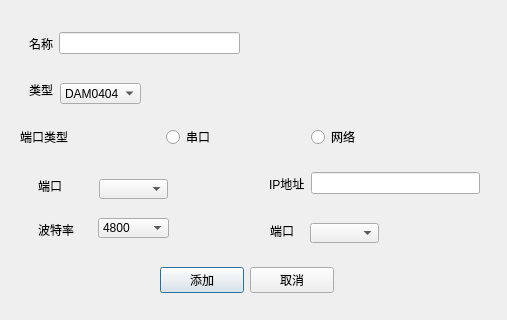
<?xml version="1.0" encoding="UTF-8"?>
<ui version="4.0">
 <class>add_page</class>
 <widget class="QDialog" name="add_page">
  <property name="geometry">
   <rect>
    <x>0</x>
    <y>0</y>
    <width>507</width>
    <height>320</height>
   </rect>
  </property>
  <property name="windowTitle">
   <string>Dialog</string>
  </property>
  <widget class="QWidget" name="widget" native="true">
   <property name="geometry">
    <rect>
     <x>20</x>
     <y>120</y>
     <width>431</width>
     <height>34</height>
    </rect>
   </property>
   <layout class="QHBoxLayout" name="horizontalLayout">
    <item>
     <widget class="QLabel" name="label_7">
      <property name="text">
       <string>端口类型</string>
      </property>
     </widget>
    </item>
    <item>
     <widget class="QRadioButton" name="radioButton">
      <property name="text">
       <string>串口</string>
      </property>
     </widget>
    </item>
    <item>
     <widget class="QRadioButton" name="radioButton_2">
      <property name="text">
       <string>网络</string>
      </property>
     </widget>
    </item>
   </layout>
  </widget>
  <widget class="QWidget" name="widget_4" native="true">
   <property name="geometry">
    <rect>
     <x>20</x>
     <y>20</y>
     <width>229</width>
     <height>100</height>
    </rect>
   </property>
   <layout class="QVBoxLayout" name="verticalLayout">
    <item>
     <widget class="QWidget" name="widget_2" native="true">
      <layout class="QHBoxLayout" name="horizontalLayout_2">
       <item>
        <widget class="QLabel" name="label">
         <property name="text">
          <string>名称</string>
         </property>
        </widget>
       </item>
       <item>
        <widget class="QLineEdit" name="lineEdit"/>
       </item>
      </layout>
     </widget>
    </item>
    <item>
     <widget class="QWidget" name="widget_3" native="true">
      <widget class="QLabel" name="label_2">
       <property name="geometry">
        <rect>
         <x>9</x>
         <y>9</y>
         <width>24</width>
         <height>16</height>
        </rect>
       </property>
       <property name="text">
        <string>类型</string>
       </property>
      </widget>
      <widget class="QComboBox" name="comboBox">
       <property name="geometry">
        <rect>
         <x>40</x>
         <y>10</y>
         <width>81</width>
         <height>21</height>
        </rect>
       </property>
       <item>
        <property name="text">
         <string>DAM0404</string>
        </property>
       </item>
       <item>
        <property name="text">
         <string>BLD-300R</string>
        </property>
       </item>
       <item>
        <property name="text">
         <string>TAS-IO-214</string>
        </property>
       </item>
      </widget>
     </widget>
    </item>
   </layout>
  </widget>
  <widget class="QWidget" name="widget_5" native="true">
   <property name="geometry">
    <rect>
     <x>20</x>
     <y>160</y>
     <width>229</width>
     <height>100</height>
    </rect>
   </property>
   <widget class="QWidget" name="widget_6" native="true">
    <property name="geometry">
     <rect>
      <x>9</x>
      <y>9</y>
      <width>211</width>
      <height>38</height>
     </rect>
    </property>
    <widget class="QComboBox" name="serial_name">
     <property name="geometry">
      <rect>
       <x>70</x>
       <y>10</y>
       <width>69</width>
       <height>20</height>
      </rect>
     </property>
    </widget>
    <widget class="QLabel" name="label_3">
     <property name="geometry">
      <rect>
       <x>9</x>
       <y>9</y>
       <width>36</width>
       <height>16</height>
      </rect>
     </property>
     <property name="text">
      <string>端口  </string>
     </property>
    </widget>
   </widget>
   <widget class="QWidget" name="widget_7" native="true">
    <property name="geometry">
     <rect>
      <x>9</x>
      <y>53</y>
      <width>191</width>
      <height>31</height>
     </rect>
    </property>
    <widget class="QLabel" name="label_4">
     <property name="geometry">
      <rect>
       <x>9</x>
       <y>9</y>
       <width>36</width>
       <height>16</height>
      </rect>
     </property>
     <property name="text">
      <string>波特率</string>
     </property>
    </widget>
    <widget class="QComboBox" name="comboBox_3">
     <property name="geometry">
      <rect>
       <x>69</x>
       <y>5</y>
       <width>71</width>
       <height>20</height>
      </rect>
     </property>
     <item>
      <property name="text">
       <string>4800</string>
      </property>
     </item>
     <item>
      <property name="text">
       <string>9600</string>
      </property>
     </item>
     <item>
      <property name="text">
       <string>115200</string>
      </property>
     </item>
    </widget>
   </widget>
  </widget>
  <widget class="QWidget" name="widget_8" native="true">
   <property name="geometry">
    <rect>
     <x>160</x>
     <y>260</y>
     <width>174</width>
     <height>41</height>
    </rect>
   </property>
   <layout class="QHBoxLayout" name="horizontalLayout_6">
    <item>
     <widget class="QPushButton" name="add_bt">
      <property name="text">
       <string>添加</string>
      </property>
     </widget>
    </item>
    <item>
     <widget class="QPushButton" name="cancel_bt">
      <property name="text">
       <string>取消</string>
      </property>
     </widget>
    </item>
   </layout>
  </widget>
  <widget class="QWidget" name="widget_9" native="true">
   <property name="geometry">
    <rect>
     <x>260</x>
     <y>160</y>
     <width>229</width>
     <height>100</height>
    </rect>
   </property>
   <layout class="QVBoxLayout" name="verticalLayout_3">
    <item>
     <widget class="QWidget" name="widget_10" native="true">
      <layout class="QHBoxLayout" name="horizontalLayout_13">
       <item>
        <widget class="QLabel" name="label_5">
         <property name="text">
          <string>IP地址</string>
         </property>
        </widget>
       </item>
       <item>
        <widget class="QLineEdit" name="lineEdit_5"/>
       </item>
      </layout>
     </widget>
    </item>
    <item>
     <widget class="QWidget" name="widget_11" native="true">
      <widget class="QLabel" name="label_6">
       <property name="geometry">
        <rect>
         <x>10</x>
         <y>10</y>
         <width>36</width>
         <height>16</height>
        </rect>
       </property>
       <property name="text">
        <string>端口  </string>
       </property>
      </widget>
      <widget class="QComboBox" name="comboBox_4">
       <property name="geometry">
        <rect>
         <x>50</x>
         <y>10</y>
         <width>69</width>
         <height>20</height>
        </rect>
       </property>
      </widget>
     </widget>
    </item>
   </layout>
  </widget>
 </widget>
 <resources/>
 <connections/>
</ui>
